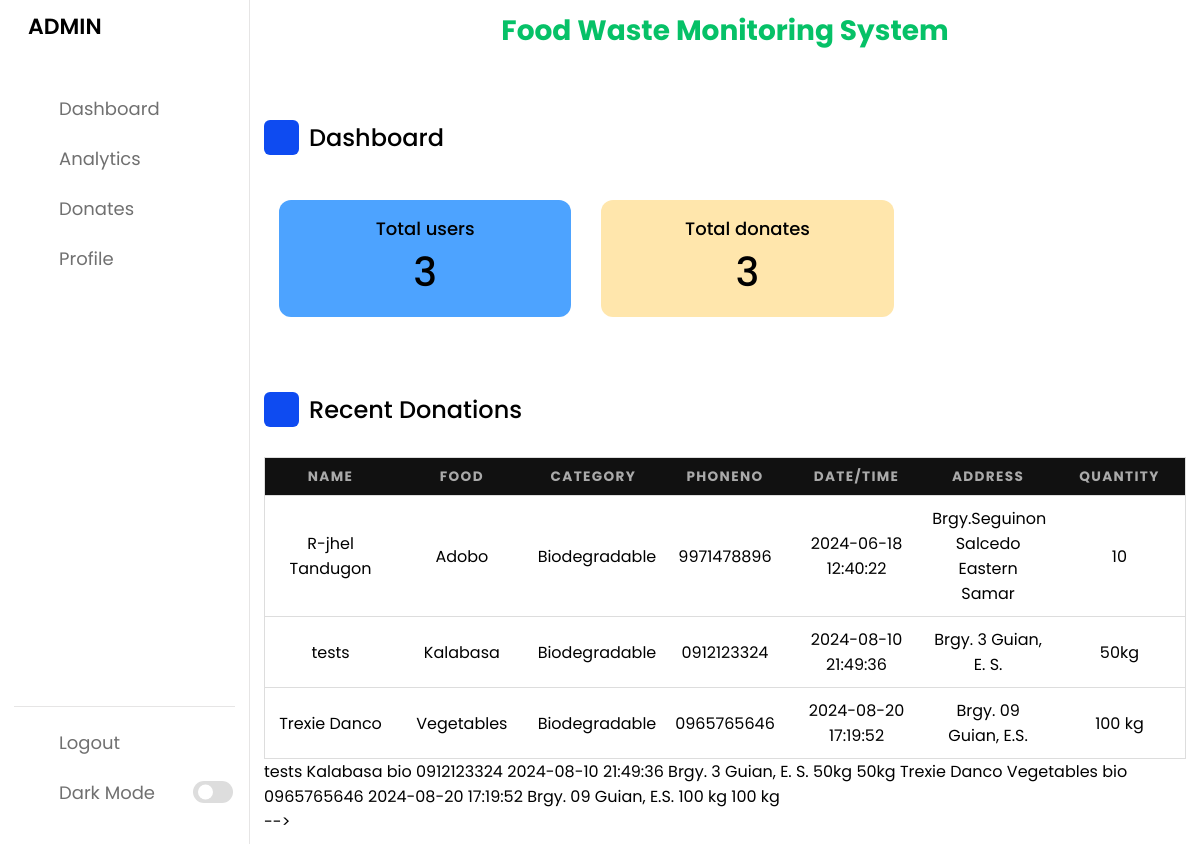
The app's page /admin/admin.php (signed in) with its own data.
### tables this page shows
CREATE TABLE `food_donations` (
  `Fid` int(11) NOT NULL,
  `name` varchar(50) NOT NULL,
  `email` varchar(60) NOT NULL,
  `food` varchar(50) NOT NULL,
  `type` text NOT NULL,
  `category` text NOT NULL,
  `quantity` text NOT NULL,
  `date` datetime DEFAULT current_timestamp(),
  `address` text NOT NULL,
  `location` varchar(50) NOT NULL,
  `phoneno` varchar(25) NOT NULL,
  `assigned_to` int(11) DEFAULT NULL,
  `delivery_by` int(11) DEFAULT NULL
);

### admin/admin.php (the view, shortened to what this page needs)
<!DOCTYPE html>
<html lang="en">
<head>
    <link rel="stylesheet" href="https://cdnjs.cloudflare.com/ajax/libs/font-awesome/4.7.0/css/font-awesome.min.css">
    <link rel="stylesheet" href="admin.css">
    <link rel="stylesheet" href="https://unicons.iconscout.com/release/v4.0.0/css/line.css">
<?php
 $connection=mysqli_connect("localhost","root","");
?>
</head>
<body>
    <nav>
        <div class="logo-name">
            <span class="logo_name">ADMIN</span>
        </div>
        <div class="menu-items">
            <ul class="nav-links">
                <li><a href="#">
                    <i class="uil uil-estate"></i>
                    <span class="link-name">Dashboard</span>
                </a></li>
                <li><a href="analytics.php">
                    <i class="uil uil-chart"></i>
                    <span class="link-name">Analytics</span>
                </a></li>
                <li><a href="donate.php">
                    <i class="uil uil-heart"></i>
                    <span class="link-name">Donates</span>
                </a></li>
                <li><a href="adminprofile.php">
                    <i class="uil uil-user"></i>
                    <span class="link-name">Profile</span>
                </a></li>
            </ul>
            <ul class="logout-mode">
                <li><a href="../logout.php">
                    <i class="uil uil-signout"></i>
                    <span class="link-name">Logout</span>
                </a></li>
                <li class="mode">
                    <a href="#">
                        <i class="uil uil-moon"></i>
                    <span class="link-name">Dark Mode</span>
                </a>
                <div class="mode-toggle">
                  <span class="switch"></span>
                </div>
            </li>
            </ul>
        </div>
    </nav>
    <section class="dashboard">
        <div class="top">
            <p  class ="logo" ><b style="color: #06C167; ">Food Waste Monitoring System</b></p>
        </div>
        <div class="dash-content">
            <div class="overview">
                <div class="title">
                    <i class="uil uil-tachometer-fast-alt"></i>
                    <span class="text">Dashboard</span>
                </div>
                <div class="boxes">
                    <div class="box box1">
                        <span class="text">Total users</span>
                        <?php
                           $query="SELECT count(*) as count FROM  login";
                           $result=mysqli_query($connection, $query);
                           $row=mysqli_fetch_assoc($result);
                         echo "<span class=\"number\">".$row['count']."</span>";
                        ?>
                    </div>
                    <div class="box box2">
                        <span class="text">Total donates</span>
                        <?php
                           $query="SELECT count(*) as count FROM food_donations";
                           $result=mysqli_query($connection, $query);
                           $row=mysqli_fetch_assoc($result);
                         echo "<span class=\"number\">".$row['count']."</span>";
                        ?>
                    </div>
                </div>
            </div>
            <div class="activity">
                <div class="title">
                    <i class="uil uil-clock-three"></i>
                    <span class="text">Recent Donations</span>
                </div>
            <div class="get">
            <?php
$sql = "SELECT * FROM food_donations";
$result=mysqli_query($connection, $sql);
$data = array();
while ($row = mysqli_fetch_assoc($result)) {
    $data[] = $row;
}
?>
<div class="table-container">
         <div class="table-wrapper">
        <table class="table">
        <thead>
        <tr>
            <th >Name</th>
            <th>food</th>
            <th>Category</th>
            <th>phoneno</th>
            <th>date/time</th>
            <th>address</th>
            <th>Quantity</th>
        </tr>
        </thead>
        <tbody>
            <?php foreach ($data as $row) { ?>
            <?php
                if ($row['category'] == 'bio') {
                    $row['category'] = 'Biodegradable';
                } elseif ($row['category'] == 'nonbio') {
                    $row['category'] = 'Non-Biodegradable';
                }
                echo "<tr>
                        <td data-label=\"name\">".$row['name']."</td>
                        <td data-label=\"food\">".$row['food']."</td>
                        <td data-label=\"category\">".$row['category']."</td>
                        <td data-label=\"phoneno\">".$row['phoneno']."</td>
                        <td data-label=\"date\">".$row['date']."</td>
                        <td data-label=\"Address\">".$row['address']."</td>
                        <td data-label=\"quantity\">".$row['quantity']."</td>
                    </tr>";
            ?>
            <?php } ?>
        </tbody>
</table>
            </div>
         <?php
        $loc=$_SESSION['location'];
        $query="select * from food_donations where location='$loc' ";
        $result=mysqli_query($connection, $query);
        if($result==true){
            while($row=mysqli_fetch_assoc($result)){
                echo " <tr>
                        <td data-label=\"name\">".$row['name']."</td>
                        <td data-label=\"food\">".$row['food']."</td>
                        <td data-label=\"category\">".$row['category']."</td>
                        <td data-label=\"phoneno\">".$row['phoneno']."</td>
                        <td data-label=\"date\">".$row['date']."</td>
                        <td data-label=\"Address\">".$row['address']."</td>
                        <td data-label=\"quantity\">".$row['quantity']."</td>
                        <td  data-label=\"Status\" >".$row['quantity']."</td>
                       </tr>";
             }
          }
          else{
            echo "<p>No results found.</p>";
         }
       ?>
         </div>
                </div>
          -->
        </div>
    </section>
</body>
</html>

### admin/admin.css (style rules this page uses)
* { margin: 0; padding: 0; box-sizing: border-box; font-family: 'Poppins', sans-serif; }
:root { --primary-color: #0E4BF1; --panel-color: #FFF; --text-color: #000; --black-light-color: #707070; --border-color: #e6e5e5; --toggle-color: #DDD; --box1-color: #4DA3FF; --box2-color: #FFE6AC; --box3-color: #E7D1FC; --title-icon-color: #fff; --tran-05: all 0.5s ease; --tran-03: all 0.3s ease; --tran-03: all 0.2s ease; }
body { min-height: 100vh; background-color: var(--primary-color); }
nav { position: fixed; top: 0; left: 0; height: 100%; width: 250px; padding: 10px 14px; background-color: var(--panel-color); border-right: 1px solid var(--border-color); transition: var(--tran-05); }
nav .logo-name { display: flex; align-items: center; }
nav .logo-name .logo_name { font-size: 22px; font-weight: 600; color: var(--text-color); margin-left: 14px; transition: var(--tran-05); }
nav .menu-items { margin-top: 40px; height: calc(100% - 90px); display: flex; flex-direction: column; justify-content: space-between; }
.menu-items li { list-style: none; }
.menu-items li a { display: flex; align-items: center; height: 50px; text-decoration: none; position: relative; }
.menu-items li a i { font-size: 24px; min-width: 45px; height: 100%; display: flex; align-items: center; justify-content: center; color: var(--black-light-color); }
.menu-items li a .link-name { font-size: 18px; font-weight: 400; color: var(--black-light-color); transition: var(--tran-05); }
.menu-items .logout-mode { padding-top: 10px; border-top: 1px solid var(--border-color); }
.menu-items .mode { display: flex; align-items: center; white-space: nowrap; }
.menu-items .mode-toggle { position: absolute; right: 14px; height: 50px; min-width: 45px; display: flex; align-items: center; justify-content: center; cursor: pointer; }
.mode-toggle .switch { position: relative; display: inline-block; height: 22px; width: 40px; border-radius: 25px; background-color: var(--toggle-color); }
.switch:before { content: ""; position: absolute; left: 5px; top: 50%; transform: translateY(-50%); height: 15px; width: 15px; background-color: var(--panel-color); border-radius: 50%; transition: var(--tran-03); }
.dashboard { position: relative; left: 250px; background-color: var(--panel-color); min-height: 100vh; width: calc(100% - 250px); padding: 10px 14px; transition: var(--tran-05); }
.dashboard .top { position: fixed; top: 0; left: 250px; display: flex; width: calc(100% - 250px); justify-content: space-between; align-items: center; padding: 10px 14px; background-color: var(--panel-color); transition: var(--tran-05); z-index: 10; }
.dashboard .dash-content { padding-top: 50px; }
.dash-content .title { display: flex; align-items: center; margin: 60px 0 30px 0; }
.dash-content .title i { position: relative; height: 35px; width: 35px; background-color: var(--primary-color); border-radius: 6px; color: var(--title-icon-color); display: flex; align-items: center; justify-content: center; font-size: 24px; }
.dash-content .title .text { font-size: 24px; font-weight: 500; color: var(--text-color); margin-left: 10px; }
.dash-content .boxes { display: flex; align-items: center; flex-wrap: wrap; color: var(--text-color); }
.dash-content .boxes .box { display: flex; flex-direction: column; align-items: center; border-radius: 12px; width: calc(100% / 3 - 15px); padding: 15px 10px; margin: 15px; background-color: var(--box1-color); transition: var(--tran-05); }
.boxes .box .text { white-space: nowrap; font-size: 18px; font-weight: 500; color: var(--text-color); }
.boxes .box .number { font-size: 40px; font-weight: 500; color: var(--text-color); }
.boxes .box.box2 { background-color: var(--box2-color); }
.logo { font-size: 28px; text-align: center; color:var(--text-color) ; }
table { border: 1px solid #ccc; border-collapse: collapse; margin: 0; padding: 0; width: 100%; table-layout: fixed; }
table tr { background-color: var(--panel-color); border: 1px solid #ddd; padding: .35em; color: var(--text-color); }
table th, table td { padding: .625em; text-align: center; }
table th { font-size: .85em; letter-spacing: .1em; text-transform: uppercase; background: #111; color: #aaa; }

### records on screen
food_donations: name "R-jhel Tandugon", food "Adobo", category "Biodegradable", phoneno "9971478896", date "2024-06-18 12:40:22", address "Brgy.Seguinon Salcedo Eastern Samar", quantity "10"
food_donations: name "tests", food "Kalabasa", category "Biodegradable", phoneno "0912123324", date "2024-08-10 21:49:36", address "Brgy. 3 Guian, E. S.", quantity "50kg", category "bio"
food_donations: name "Trexie Danco", food "Vegetables", category "Biodegradable", phoneno "0965765646", date "2024-08-20 17:19:52", address "Brgy. 09 Guian, E.S.", quantity "100 kg", category "bio"

### other values on screen
$row['count'] "3"
